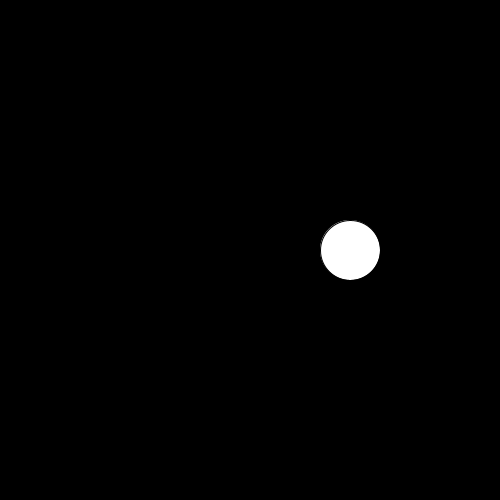
Frame 1 (no input)
Frame 60 (the mouse pressed at the canvas centre just before this capture): identical to frame 1, image omitted
Frame 120 (the mouse held since frame 60 and released just before this capture): identical to frame 1, image omitted

The Processing sketch that drew this single still picture (run headless with seeded random() and noise(); from frame 60 on, the mouse is pressed at the canvas centre):

// Processing sketch: simple_modulo_2
// ── simple_modulo_2.pde
int moveX;

void setup(){
 size(500,500);
 smooth();
 moveX = 100;
}

void draw(){
  background (0);
  
  //every time the counter cycles through 30 frames....
  if(frameCount % 30 == 0){  //change the number of frames to see change in speed
   moveX *= -1; //make my value negative or positive
  }
  ellipse(width/2 + moveX, height/2, 60,60); // we add/substract position  using our value

  println(frameCount + " " + moveX);
}
